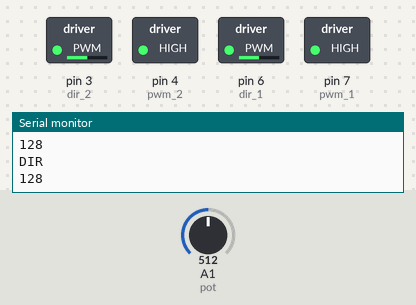
Recording of a sketch running on a simulated Arduino Uno, built with avr-gcc and run on an emulated ATmega328P. Parts: switched loads named in the sketch (green lamp = pin HIGH), the last lines printed to the serial monitor. The inputs (shaded band) are chosen by the test bench; at power-on: A1 (pot) = 512.

Above: at 1.2 s.
1.3 s: A1 (pot) set to 716
At 1.6 s:
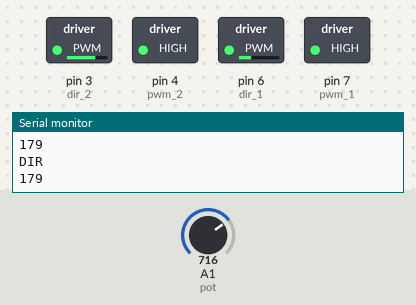
2.8 s: A1 (pot) set to 900
At 3.2 s:
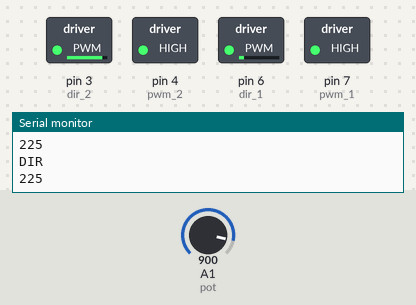
4.3 s: A1 (pot) set to 1004
At 4.6 s:
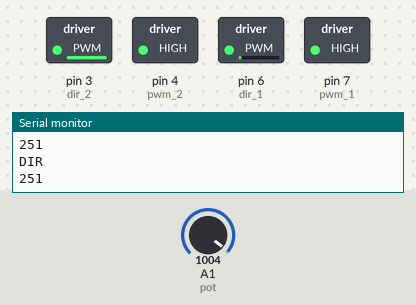
7.3 s: A1 (pot) set to 1020
At 7.6 s:
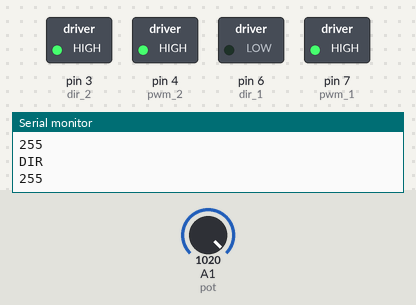
8.8 s: A1 (pot) set to 306
At 9.2 s:
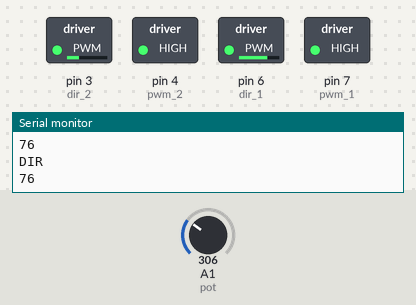
10.3 s: A1 (pot) set to 386
At 11.5 s:
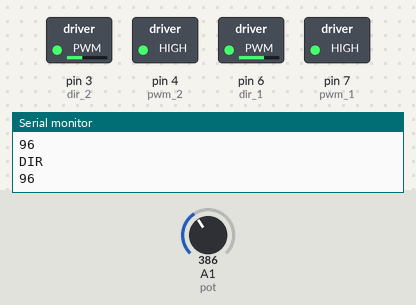
11.8 s: A1 (pot) set to 410
Timing chart, 0 to 14.3 s (numbered marks = the images above; inputs shaded):
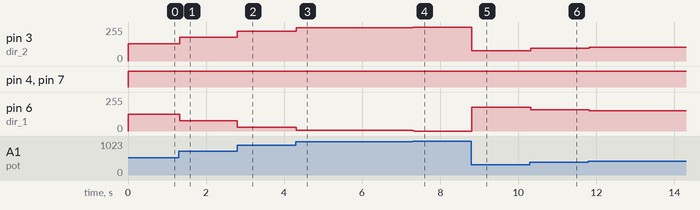

The sketch:

Controlling_Motor_with_potentiometer.ino
```cpp
  #define pwm_2 4
  #define pwm_1 7
  #define dir_2 3
  #define dir_1 6
  #define pot A1

void setup() {
  // define pin name
  pinMode(dir_1, OUTPUT);
  pinMode(dir_2, OUTPUT);
  pinMode(pwm_1, OUTPUT);
  pinMode(pwm_2, OUTPUT);
  pinMode(pot,INPUT);
  Serial.begin(9600);
}

void loop() {
  int reading = 0;
  int output=0;
  int opposite_output=0;
  digitalWrite(pwm_1,HIGH);
  digitalWrite(pwm_2,HIGH);

  for (int i=0;i<5;i++)
    reading+= analogRead(pot);
  reading/=5;
  output=reading>>2;   //convert 10-bit to 8-bit
  opposite_output=255-output;
  analogWrite(dir_2,output);
  analogWrite(dir_1,opposite_output);
  delay(30);
  Serial.println("DIR");
  Serial.println(output);
 }
```

Measured:
- after the input at 1.3 s, pin 3 (dir_2): 128/255 → 179/255 at once; pin 6 (dir_1): 127/255 → 76/255 at once
- after the input at 2.8 s, pin 3 (dir_2): 179/255 → 225/255 at once; pin 6 (dir_1): 76/255 → 30/255 at once
- after the input at 4.3 s, pin 3 (dir_2): 225/255 → 251/255 at once; pin 6 (dir_1): 30/255 → 4/255 at once
- after the input at 7.3 s, pin 3 (dir_2): 251/255 → 255/255 at once; pin 6 (dir_1): 4/255 → 0/255 at once
- after the input at 8.8 s, pin 3 (dir_2): 255/255 → 76/255 at once; pin 6 (dir_1): 0/255 → 179/255 at once
- after the input at 10.3 s, pin 3 (dir_2): 76/255 → 96/255 at once; pin 6 (dir_1): 179/255 → 159/255 at once
- after the input at 11.8 s, pin 3 (dir_2): 96/255 → 102/255 at once; pin 6 (dir_1): 159/255 → 153/255 at once
